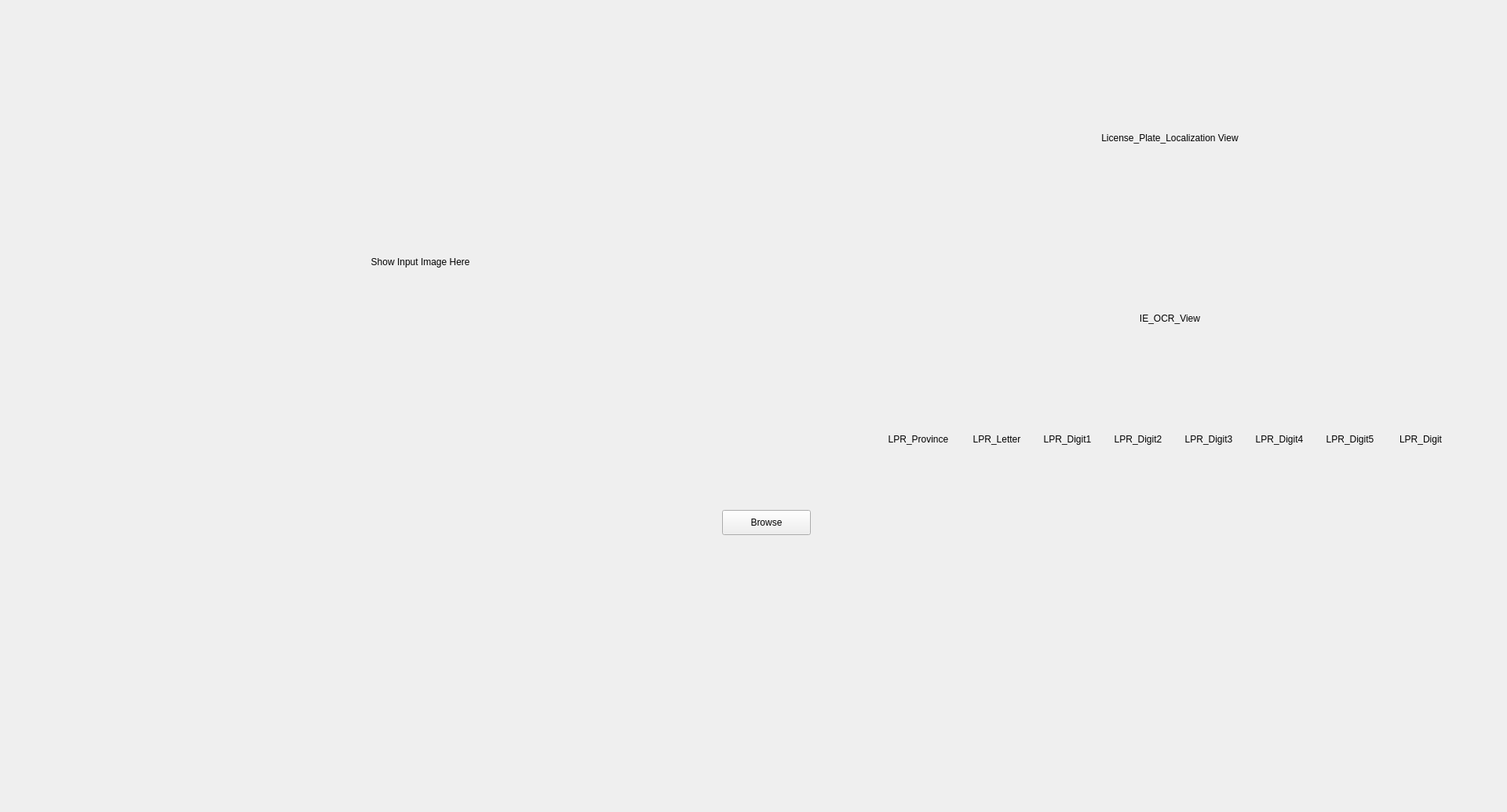
<?xml version="1.0" encoding="UTF-8"?>
<ui version="4.0">
 <class>MainForm</class>
 <widget class="QWidget" name="MainForm">
  <property name="geometry">
   <rect>
    <x>0</x>
    <y>0</y>
    <width>1920</width>
    <height>1035</height>
   </rect>
  </property>
  <property name="windowTitle">
   <string>16010140020 毕业设计 </string>
  </property>
  <widget class="QPushButton" name="BrowseButton">
   <property name="geometry">
    <rect>
     <x>920</x>
     <y>650</y>
     <width>113</width>
     <height>32</height>
    </rect>
   </property>
   <property name="text">
    <string>Browse</string>
   </property>
  </widget>
  <widget class="QLabel" name="InputImgae_Viewlabel">
   <property name="geometry">
    <rect>
     <x>30</x>
     <y>50</y>
     <width>1008</width>
     <height>567</height>
    </rect>
   </property>
   <property name="autoFillBackground">
    <bool>true</bool>
   </property>
   <property name="text">
    <string> Show Input Image Here</string>
   </property>
   <property name="alignment">
    <set>Qt::AlignCenter</set>
   </property>
   <property name="margin">
    <number>0</number>
   </property>
  </widget>
  <widget class="QLabel" name="LPL_Viewlabel">
   <property name="geometry">
    <rect>
     <x>1130</x>
     <y>50</y>
     <width>721</width>
     <height>251</height>
    </rect>
   </property>
   <property name="text">
    <string>License_Plate_Localization View</string>
   </property>
   <property name="alignment">
    <set>Qt::AlignCenter</set>
   </property>
  </widget>
  <widget class="QLabel" name="IE_OCR_Viewlabel">
   <property name="geometry">
    <rect>
     <x>1130</x>
     <y>340</y>
     <width>721</width>
     <height>131</height>
    </rect>
   </property>
   <property name="text">
    <string>IE_OCR_View</string>
   </property>
   <property name="alignment">
    <set>Qt::AlignCenter</set>
   </property>
  </widget>
  <widget class="QLabel" name="LPR_View_Province_label">
   <property name="geometry">
    <rect>
     <x>1130</x>
     <y>510</y>
     <width>80</width>
     <height>100</height>
    </rect>
   </property>
   <property name="text">
    <string>LPR_Province</string>
   </property>
   <property name="alignment">
    <set>Qt::AlignCenter</set>
   </property>
  </widget>
  <widget class="QLabel" name="LPR_View_Letter_label">
   <property name="geometry">
    <rect>
     <x>1230</x>
     <y>510</y>
     <width>80</width>
     <height>100</height>
    </rect>
   </property>
   <property name="text">
    <string>LPR_Letter</string>
   </property>
   <property name="alignment">
    <set>Qt::AlignCenter</set>
   </property>
  </widget>
  <widget class="QLabel" name="LPR_View_Digit_label_1">
   <property name="geometry">
    <rect>
     <x>1320</x>
     <y>510</y>
     <width>80</width>
     <height>100</height>
    </rect>
   </property>
   <property name="text">
    <string>LPR_Digit1</string>
   </property>
   <property name="alignment">
    <set>Qt::AlignCenter</set>
   </property>
  </widget>
  <widget class="QLabel" name="LPR_View_Digit_label_2">
   <property name="geometry">
    <rect>
     <x>1410</x>
     <y>510</y>
     <width>80</width>
     <height>100</height>
    </rect>
   </property>
   <property name="text">
    <string>LPR_Digit2</string>
   </property>
   <property name="alignment">
    <set>Qt::AlignCenter</set>
   </property>
  </widget>
  <widget class="QLabel" name="LPR_View_Digit_label_3">
   <property name="geometry">
    <rect>
     <x>1500</x>
     <y>510</y>
     <width>80</width>
     <height>100</height>
    </rect>
   </property>
   <property name="text">
    <string>LPR_Digit3</string>
   </property>
   <property name="alignment">
    <set>Qt::AlignCenter</set>
   </property>
  </widget>
  <widget class="QLabel" name="LPR_View_Digit_label_4">
   <property name="geometry">
    <rect>
     <x>1590</x>
     <y>510</y>
     <width>80</width>
     <height>100</height>
    </rect>
   </property>
   <property name="text">
    <string>LPR_Digit4</string>
   </property>
   <property name="alignment">
    <set>Qt::AlignCenter</set>
   </property>
  </widget>
  <widget class="QLabel" name="LPR_View_Digit_label_5">
   <property name="geometry">
    <rect>
     <x>1680</x>
     <y>510</y>
     <width>80</width>
     <height>100</height>
    </rect>
   </property>
   <property name="text">
    <string>LPR_Digit5</string>
   </property>
   <property name="alignment">
    <set>Qt::AlignCenter</set>
   </property>
  </widget>
  <widget class="QLabel" name="LPR_View_Digit_label_6">
   <property name="geometry">
    <rect>
     <x>1770</x>
     <y>510</y>
     <width>80</width>
     <height>100</height>
    </rect>
   </property>
   <property name="text">
    <string>LPR_Digit</string>
   </property>
   <property name="alignment">
    <set>Qt::AlignCenter</set>
   </property>
  </widget>
 </widget>
 <resources/>
 <connections>
  <connection>
   <sender>BrowseButton</sender>
   <signal>clicked()</signal>
   <receiver>MainForm</receiver>
   <slot>showButtonMethod()</slot>
   <hints>
    <hint type="sourcelabel">
     <x>1014</x>
     <y>665</y>
    </hint>
    <hint type="destinationlabel">
     <x>1220</x>
     <y>668</y>
    </hint>
   </hints>
  </connection>
 </connections>
 <slots>
  <slot>showButtonMethod()</slot>
 </slots>
</ui>
